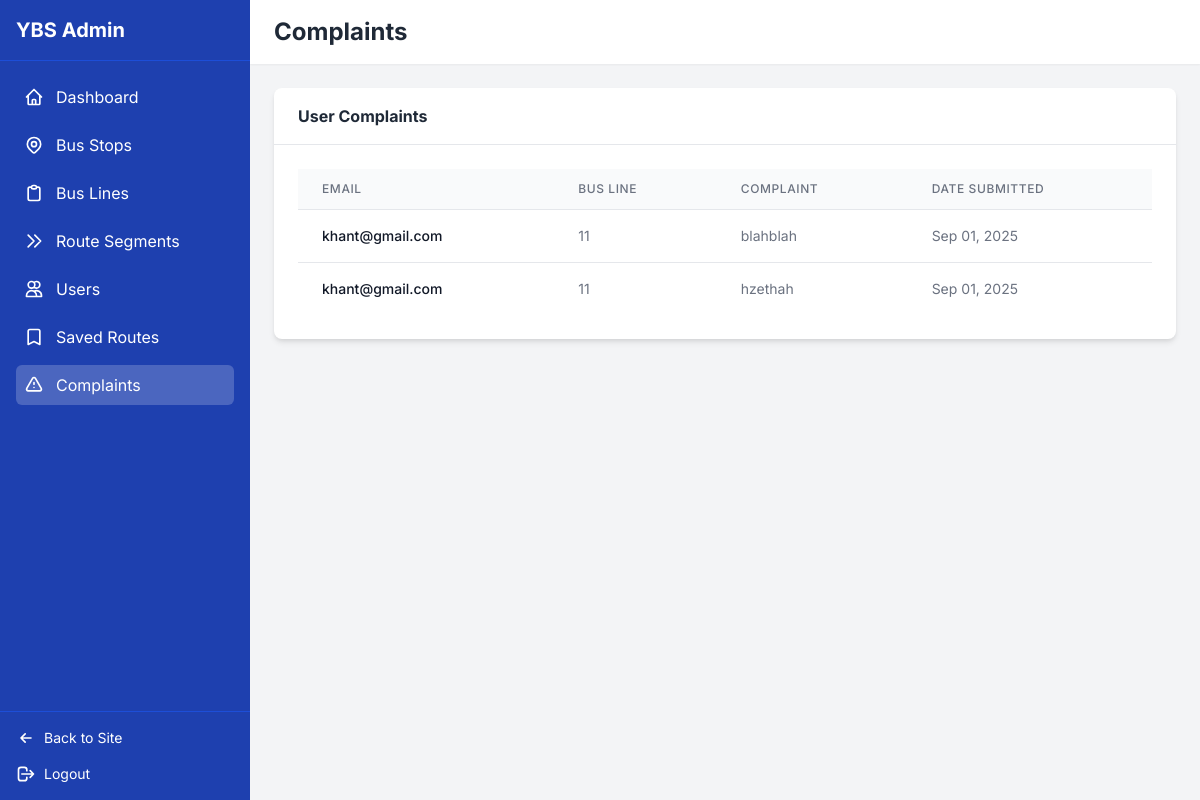
Page /complaints/ on the earlier database version.
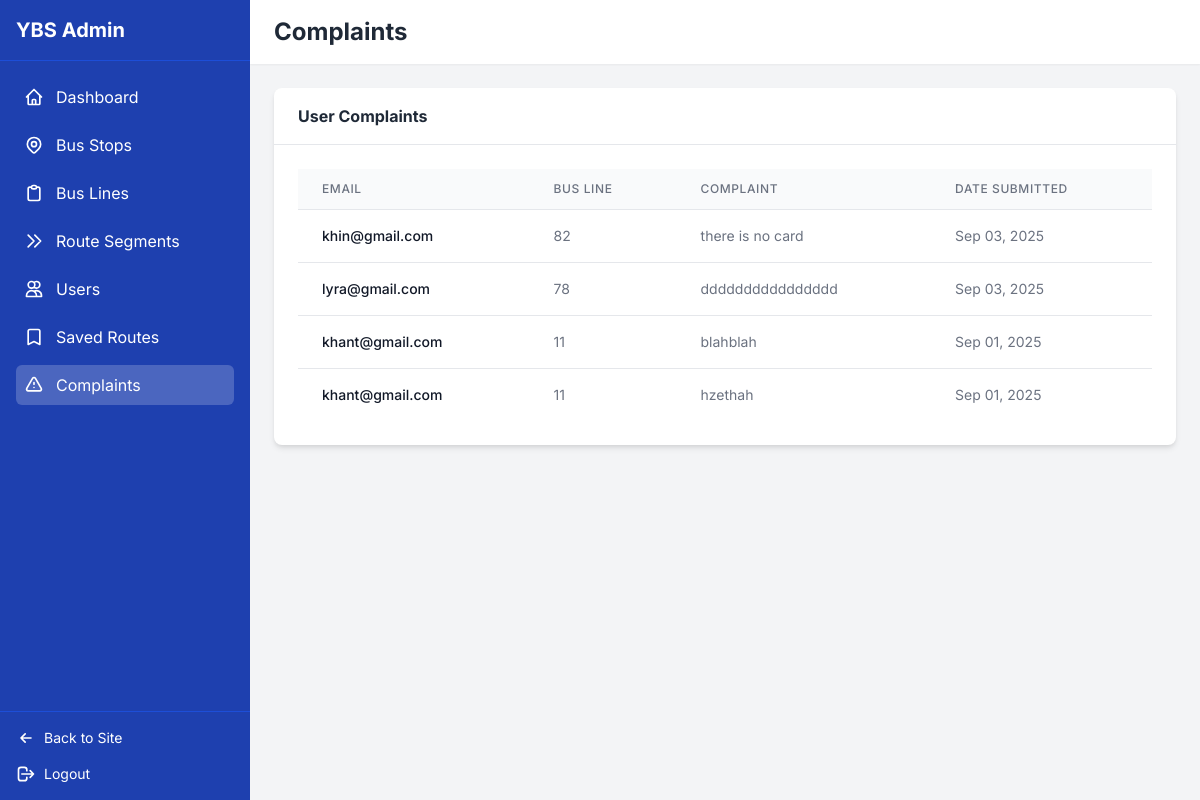
Same page on the later database version.
### bus_routes/models.py (models this page shows, shortened)
class Complaint(models.Model):
    email = models.EmailField(verbose_name="Email")
    bus_line = models.ForeignKey(BusLine, on_delete=models.SET_NULL, null=True, blank=True, verbose_name="Bus Line")
    message = models.TextField(verbose_name="Complaint Message")
    created_at = models.DateTimeField(auto_now_add=True, verbose_name="Date Submitted")
    class Meta:
        verbose_name = "Complaint"
        verbose_name_plural = "Complaints"
        ordering = ['-created_at']

class BusLine(models.Model):
    line_number = models.IntegerField(unique=True, verbose_name="Bus Line Number")
    description = models.TextField(blank=True, verbose_name="Description")
    def __str__(self):
        return str(self.line_number)
    class Meta:
        verbose_name = "Bus Line"
        verbose_name_plural = "Bus Lines"

### bus_routes/views.py (the view)
# urls.py: path('complaints/', views.complaints_view, name='admin_complaints'),
def complaints_view(request):
    complaints = Complaint.objects.all().order_by('-created_at')
    context = {
        'complaints': complaints,
        'active_tab': 'complaints'
    }
    return render(request, 'admin_complaints.html', context)

### templates/admin_complaints.html
{% extends "admin_dashboard.html" %}
{% block header_title %}Complaints{% endblock %}
{% block content %}
<div class="card bg-white overflow-hidden">
    <div class="px-6 py-4 border-b border-gray-200">
        <h2 class="font-bold text-gray-800">User Complaints</h2>
    </div>
    <div class="p-6">
        <div class="overflow-x-auto">
            <table class="min-w-full divide-y divide-gray-200">
                <thead class="bg-gray-50">
                    <tr>
                        <th scope="col" class="px-6 py-3 text-left text-xs font-medium text-gray-500 uppercase tracking-wider">Email</th>
                        <th scope="col" class="px-6 py-3 text-left text-xs font-medium text-gray-500 uppercase tracking-wider">Bus Line</th>
                        <th scope="col" class="px-6 py-3 text-left text-xs font-medium text-gray-500 uppercase tracking-wider">Complaint</th>
                        <th scope="col" class="px-6 py-3 text-left text-xs font-medium text-gray-500 uppercase tracking-wider">Date Submitted</th>
                    </tr>
                </thead>
                <tbody class="bg-white divide-y divide-gray-200">
                    {% for complaint in complaints %}
                    <tr>
                        <td class="px-6 py-4 whitespace-nowrap text-sm font-medium text-gray-900">{{ complaint.email }}</td>
                        <td class="px-6 py-4 whitespace-nowrap text-sm text-gray-500">{{ complaint.bus_line }}</td>
                        <td class="px-6 py-4 text-sm text-gray-500 whitespace-pre-wrap max-w-lg">{{ complaint.message }}</td>
                        <td class="px-6 py-4 whitespace-nowrap text-sm text-gray-500">{{ complaint.created_at|date:"M d, Y" }}</td>
                    </tr>
                    {% empty %}
                    <tr>
                        <td colspan="5" class="px-6 py-4 whitespace-nowrap text-sm text-gray-500 text-center">No new complaints.</td>
                    </tr>
                    {% endfor %}
                </tbody>
            </table>
        </div>
    </div>
</div>
{% endblock %}

Differences in the rows shown:
added Complaint: email "khin@gmail.com", bus_line "82", message "there is no card", created_at "Sep 03, 2025"
added Complaint: email "lyra@gmail.com", bus_line "78", message "dddddddddddddddd", created_at "Sep 03, 2025"
